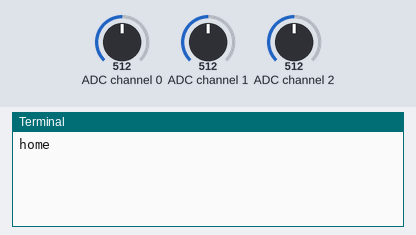
This program was run on a simulated Raspberry Pi (BCM pin numbers). Parts: the last lines printed to the terminal. The test bench sets the inputs (shaded band); at power-on: ADC channel 0 = 512, ADC channel 1 = 512, ADC channel 2 = 512 (analog values on the 0–1023 scale).

Above: at 1.2 s.
1.3 s: ADC channel 0 set to 900
At 2.1 s:
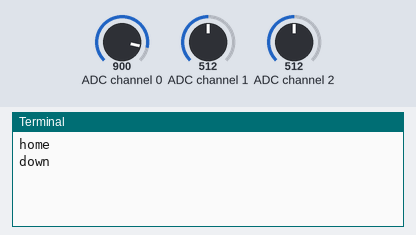
3.1 s: ADC channel 1 set to 900
At 4.6 s:
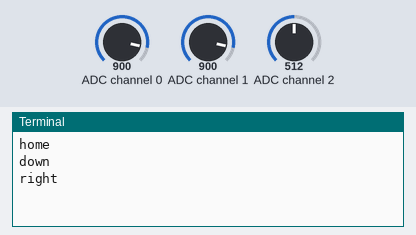
4.9 s: ADC channel 2 set to 5
At 6.3 s:
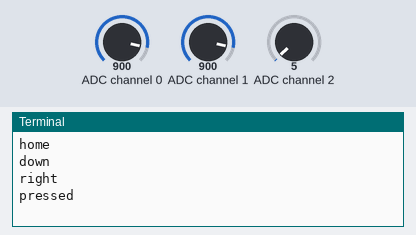
6.7 s: ADC channel 1 set to 118
At 7.8 s:
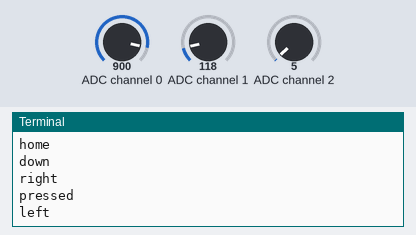

Measured:
- after the input at 1.3 s, the terminal: prints a new line after 0.30 s (image 1)
- after the input at 3.1 s, the terminal: prints a new line after 0.31 s (image 2)
- after the input at 4.9 s, the terminal: prints a new line after 0.31 s (image 3)
- after the input at 6.7 s, the terminal: prints a new line after 0.32 s (image 4)

The program:

14.PS2_____.py
```python
#!/usr/bin/env python
# coding: utf-8

# <center><img src="./image/CLBLOGO.jpg" alt="创乐博" style="width: 300px;"/></center>
#
# # 14.PS2 操纵杆实验
#
# @－－－－湖南创乐博智能科技有限公司－－－－<br>
# @  文件名：14.PS2操纵杆实验.py <br>
# @  版本：V2.0 <br>
# @  author: zhulin<br>
# @  说明：PS2操纵杆实验
# PS2操纵杆实验，通过GPIOZero库自带的MCP3008 10位模数转换库直接控制，分别检测到PS2操纵杆的X分量和Y分量，从而判断方向！！！<br>

# ## 1.导入必要的库文件

# In[ ]:


from gpiozero import Button, MCP3008
from gpiozero.tools import absoluted, scaled
from signal import pause
from time import sleep


# ## 2.定义使用通道
pot_x = MCP3008(channel=0) # 定义PS2操纵杆对应的X方向管脚
pot_y = MCP3008(channel=1) # 定义PS2操纵杆对应的y方向管脚
pot_z = MCP3008(channel=2) # 定义PS2操纵杆对应的z方向管脚


# ## 3.定义方向函数
def MAP(x, in_min, in_max, out_min, out_max):
    return (x - in_min) * (out_max - out_min) / (in_max - in_min) + out_min

# 方向判断函数
def makerobo_direction():
    state = ['home', 'up', 'down', 'left', 'right', 'pressed']  # 方向状态信息
    i = 0
    x_value = round(pot_x.value * 1024)
    y_value = round(pot_y.value * 1024)
    z_value = round(pot_z.value * 1024)
    x_value = round(MAP(x_value,0,1023,0,255))
    y_value = round(MAP(y_value,0,1023,0,255))
    z_value = round(MAP(z_value,0,1023,0,255))
    '''
    print('x_value:{},y_value:{},z_value{}'.format(x_value,y_value,z_value))
    '''
    if x_value <= 30:
        i = 1     # up方向
    if x_value >= 225:
        i = 2    # down方向
    if y_value >= 225:
        i = 4    # left 方向
    if y_value <= 30:
        i = 3    # right 方向
    if z_value <= 2 and y_value >= 128:
        i = 5    # Button 按下
    if x_value - 125 < 15 and x_value - 125 > -15	and y_value - 125 < 15 and y_value - 125 > -15 and z_value >= 250:
        i = 0

    return state[i]   # 返回状态


# ## 4.循环函数

# 循环函数
def makerobo_loop():
    makerobo_status = ''    # 状态值赋空值
    while True:
        makerobo_tmp = makerobo_direction()   # 调用方向判断函数
        sleep(0.2)
        if makerobo_tmp != None and makerobo_tmp != makerobo_status:  # 判断状态是否发生改变
            print (makerobo_tmp) # 打印出方向位
            makerobo_status = makerobo_tmp # 把当前状态赋给状态值，以防止同一状态多次打印

# 异常处理函数
def destroy():
	pass

# ## 5.主程序


# 程序入口
if __name__ == '__main__':
	try:
		makerobo_loop() # 调用循环函数
	except KeyboardInterrupt:  	# 当按下Ctrl+C时，将执行destroy()子程序。
		destroy()   # 调用释放函数
```
